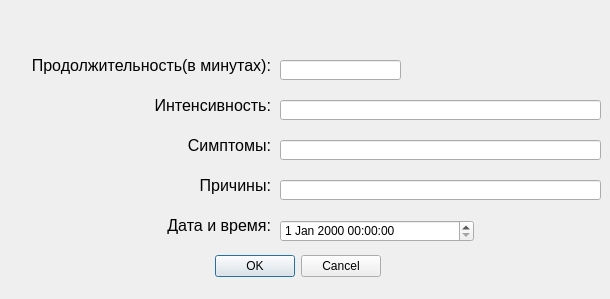
<?xml version="1.0" encoding="UTF-8"?>
<ui version="4.0">
 <class>dialog</class>
 <widget class="QDialog" name="dialog">
  <property name="geometry">
   <rect>
    <x>0</x>
    <y>0</y>
    <width>610</width>
    <height>299</height>
   </rect>
  </property>
  <property name="windowTitle">
   <string>Создание</string>
  </property>
  <widget class="QDialogButtonBox" name="buttonBox">
   <property name="geometry">
    <rect>
     <x>40</x>
     <y>250</y>
     <width>341</width>
     <height>32</height>
    </rect>
   </property>
   <property name="orientation">
    <enum>Qt::Horizontal</enum>
   </property>
   <property name="standardButtons">
    <set>QDialogButtonBox::Cancel|QDialogButtonBox::Ok</set>
   </property>
  </widget>
  <widget class="QLabel" name="label_4">
   <property name="geometry">
    <rect>
     <x>30</x>
     <y>170</y>
     <width>241</width>
     <height>31</height>
    </rect>
   </property>
   <property name="font">
    <font>
     <pointsize>12</pointsize>
    </font>
   </property>
   <property name="text">
    <string>Причины:</string>
   </property>
   <property name="alignment">
    <set>Qt::AlignRight|Qt::AlignTrailing|Qt::AlignVCenter</set>
   </property>
  </widget>
  <widget class="QLineEdit" name="reason">
   <property name="geometry">
    <rect>
     <x>280</x>
     <y>180</y>
     <width>321</width>
     <height>20</height>
    </rect>
   </property>
  </widget>
  <widget class="QLineEdit" name="symptomatic">
   <property name="geometry">
    <rect>
     <x>280</x>
     <y>140</y>
     <width>321</width>
     <height>20</height>
    </rect>
   </property>
  </widget>
  <widget class="QLineEdit" name="strength">
   <property name="geometry">
    <rect>
     <x>280</x>
     <y>100</y>
     <width>321</width>
     <height>20</height>
    </rect>
   </property>
  </widget>
  <widget class="QLabel" name="label_5">
   <property name="geometry">
    <rect>
     <x>30</x>
     <y>130</y>
     <width>241</width>
     <height>31</height>
    </rect>
   </property>
   <property name="font">
    <font>
     <pointsize>12</pointsize>
    </font>
   </property>
   <property name="text">
    <string>Симптомы:</string>
   </property>
   <property name="alignment">
    <set>Qt::AlignRight|Qt::AlignTrailing|Qt::AlignVCenter</set>
   </property>
  </widget>
  <widget class="QLabel" name="label_6">
   <property name="geometry">
    <rect>
     <x>20</x>
     <y>90</y>
     <width>251</width>
     <height>31</height>
    </rect>
   </property>
   <property name="font">
    <font>
     <pointsize>12</pointsize>
    </font>
   </property>
   <property name="text">
    <string>Интенсивность:</string>
   </property>
   <property name="alignment">
    <set>Qt::AlignRight|Qt::AlignTrailing|Qt::AlignVCenter</set>
   </property>
  </widget>
  <widget class="QLabel" name="label_7">
   <property name="geometry">
    <rect>
     <x>20</x>
     <y>50</y>
     <width>251</width>
     <height>31</height>
    </rect>
   </property>
   <property name="font">
    <font>
     <pointsize>12</pointsize>
    </font>
   </property>
   <property name="text">
    <string>Продолжительность(в минутах):</string>
   </property>
   <property name="alignment">
    <set>Qt::AlignRight|Qt::AlignTrailing|Qt::AlignVCenter</set>
   </property>
  </widget>
  <widget class="QLineEdit" name="duration">
   <property name="geometry">
    <rect>
     <x>280</x>
     <y>60</y>
     <width>121</width>
     <height>20</height>
    </rect>
   </property>
  </widget>
  <widget class="QLabel" name="label_8">
   <property name="geometry">
    <rect>
     <x>30</x>
     <y>210</y>
     <width>241</width>
     <height>31</height>
    </rect>
   </property>
   <property name="font">
    <font>
     <pointsize>12</pointsize>
    </font>
   </property>
   <property name="text">
    <string>Дата и время:</string>
   </property>
   <property name="alignment">
    <set>Qt::AlignRight|Qt::AlignTrailing|Qt::AlignVCenter</set>
   </property>
  </widget>
  <widget class="QDateTimeEdit" name="date_time">
   <property name="geometry">
    <rect>
     <x>280</x>
     <y>220</y>
     <width>194</width>
     <height>22</height>
    </rect>
   </property>
  </widget>
 </widget>
 <resources/>
 <connections>
  <connection>
   <sender>buttonBox</sender>
   <signal>accepted()</signal>
   <receiver>dialog</receiver>
   <slot>accept()</slot>
   <hints>
    <hint type="sourcelabel">
     <x>248</x>
     <y>254</y>
    </hint>
    <hint type="destinationlabel">
     <x>157</x>
     <y>274</y>
    </hint>
   </hints>
  </connection>
  <connection>
   <sender>buttonBox</sender>
   <signal>rejected()</signal>
   <receiver>dialog</receiver>
   <slot>reject()</slot>
   <hints>
    <hint type="sourcelabel">
     <x>316</x>
     <y>260</y>
    </hint>
    <hint type="destinationlabel">
     <x>286</x>
     <y>274</y>
    </hint>
   </hints>
  </connection>
 </connections>
</ui>
